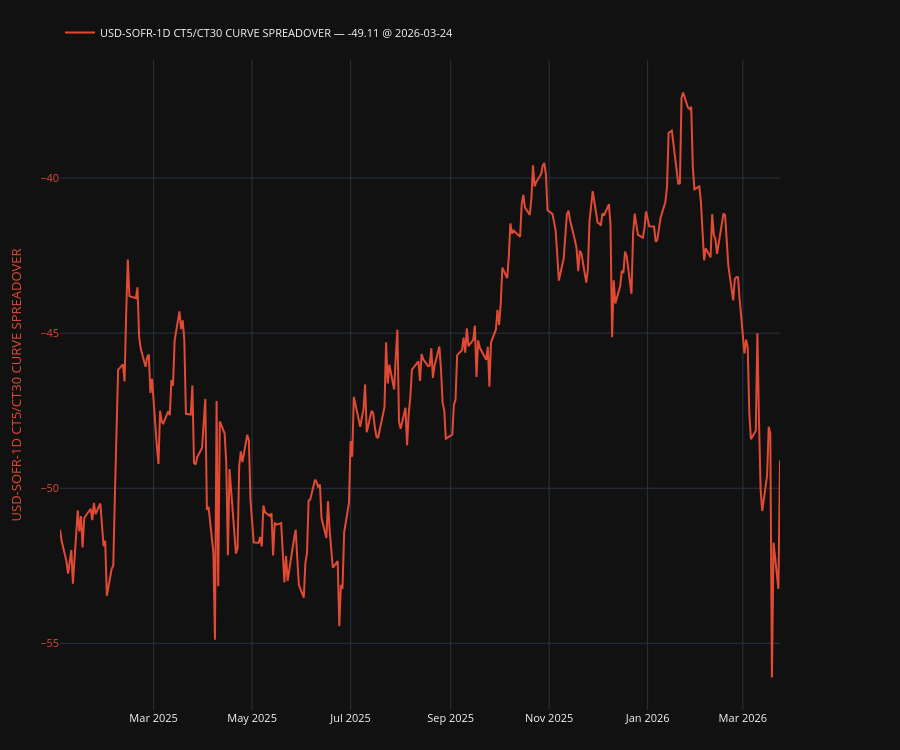

Source (notebook cell):
### Code cell
plot, fig, ax, ax2, legend = make_secondary_axis_plot(engine="plotly")
plot(df["USD-SOFR-1D CT5/CT30 CURVE SPREADOVER"])
# plot(df["USD-SOFR-1D IMM_12xIMM_13 OUTRIGHT RATE"])
# plot(df["USD-SOFR-1D fomc_3 OUTRIGHT RATE"], which="right")
legend(show_date=True)
plt.show()

### Figure 1 — Plotly figure (JSON) as saved in the notebook; plotly's stock layout.template omitted (floating-point values rounded to 4 significant figures; data arrays with more than 128 entries replaced by an {"elided": "..."} marker saying what was removed)
{"data": [{"line": {"color": "#E24A33"}, "mode": "lines", "name": "USD-SOFR-1D CT5/CT30 CURVE SPREADOVER — -49.11 @ 2026-03-24", "showlegend": true, "type": "scatter", "x": {"elided": "305 str values"}, "y": {"elided": "305 float values"}, "yaxis": "y"}], "layout": {"font": {"size": 11}, "height": 750, "legend": {"orientation": "h", "x": 0, "xanchor": "left", "y": 1.02, "yanchor": "bottom"}, "margin": {"b": 40, "l": 60, "r": 120, "t": 60}, "newshape": {"line": {"color": "red"}}, "title": {}, "xaxis": {"showgrid": true, "showspikes": true, "spikecolor": "white", "spikemode": "across", "spikesnap": "cursor"}, "yaxis": {"showgrid": true, "showspikes": true, "spikecolor": "white", "spikesnap": "cursor", "spikethickness": 0.5, "tickfont": {"color": "#E24A33"}, "title": {"font": {"color": "#E24A33"}, "text": "USD-SOFR-1D CT5/CT30 CURVE SPREADOVER"}}}}
